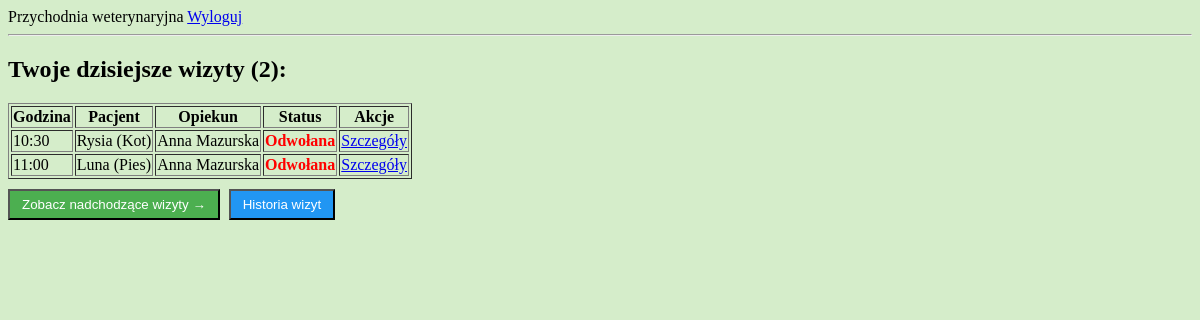
/przychodnia/wizyty/dzisiejsze/ (signed in), run on an earlier commit of the app's database.
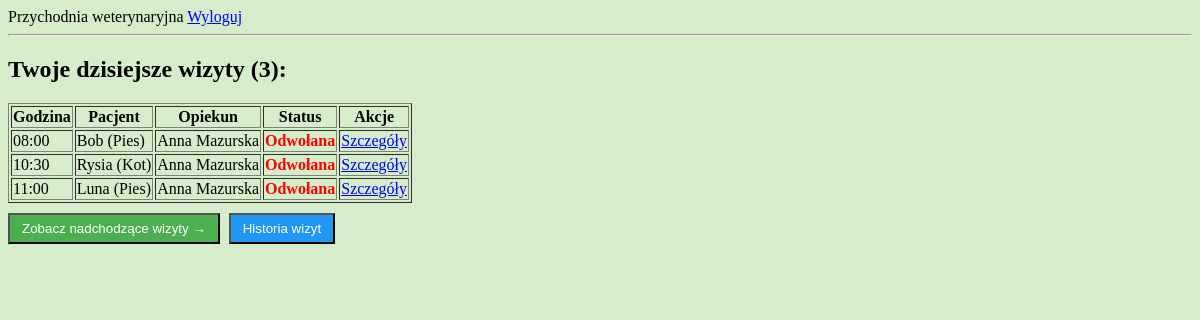
And on a later commit of the database.
### przychodnia/models.py (models this page shows, shortened)
class Wizyta(models.Model):
    zwierze = models.ForeignKey(Zwierze, on_delete = models.CASCADE)
    weterynarz = models.ForeignKey(Weterynarz, on_delete = models.PROTECT)
    data_wizyty = models.DateField()  # warunek: weterynarz jest dostepny (nie ma kolizji z innymi wizytami)
    godzina_wizyty = models.TimeField()
    status = models.IntegerField(choices = STATUS_WIZYTA.choices, default = STATUS_WIZYTA.Zaplanowana)
    notatka = models.TextField(blank = True)
    @classmethod  # metoda działająca na klasie, nie na obiekcie
    def aktualizuj_przeterminowane_wizyty(cls):
        for wizyta in cls.objects.filter(status=STATUS_WIZYTA.Zaplanowana):
            czas_wizyty = datetime.combine(wizyta.data_wizyty, wizyta.godzina_wizyty)
            if czas_wizyty + timedelta(hours=1) < datetime.now():
                wizyta.status = STATUS_WIZYTA.Odwołana
                wizyta.save()
    class Meta:
        verbose_name_plural = "Wizyty"
        ordering = ['data_wizyty', 'godzina_wizyty', 'status']

class Zwierze(models.Model):
    imie = models.CharField(max_length = 50)
    opiekun = models.ForeignKey(Opiekun, on_delete = models.PROTECT)
    gatunek = models.IntegerField(choices = GATUNEK.choices)
    plec = models.IntegerField(choices = PLEC_ZWIERZE.choices)
    data_urodzenia = models.DateField(blank = True, null = True)
    data_dodania = models.DateTimeField(auto_now_add = True, editable = False)
    class Meta:
        verbose_name_plural = "Zwierzeta"
        ordering = ['opiekun__nazwisko', 'gatunek', 'imie']

class Opiekun(models.Model):
    user = models.OneToOneField(User, on_delete=models.CASCADE)  # polaczenie profilu opiekuna z kontem uzytkownika User
    imie = models.CharField(max_length = 50)
    nazwisko = models.CharField(max_length = 100)
    plec = models.IntegerField(choices = PLEC_OSOBA.choices)
    data_dodania = models.DateTimeField(auto_now_add = True, editable = False)
    class Meta:
        verbose_name_plural = "Opiekunowie"
        ordering = ['nazwisko', 'imie']

### przychodnia/views.py (the view)
# urls.py: path('wizyty/dzisiejsze/', views.dzisiejsze_wizyty, name='dzisiejsze-wizyty'),
@login_required
def dzisiejsze_wizyty(request):
    user = request.user
    Wizyta.aktualizuj_przeterminowane_wizyty()
    if not hasattr(user, "weterynarz"):
        return HttpResponseForbidden()
    wizyty = Wizyta.objects.filter(
        weterynarz=user.weterynarz,
        data_wizyty=date.today()
    )
    return render(request, 'przychodnia/wizyty/dzisiejsze_wizyty.html', {'wizyty': wizyty})

### przychodnia/templates/przychodnia/wizyty/dzisiejsze_wizyty.html (shortened to what this page needs)
{% extends "przychodnia/base.html" %}
{% block content %}
<h2>Twoje dzisiejsze wizyty ({{ wizyty|length }}):</h2>
{% if wizyty %}
<table border="1">
    <tr>
        <th>Godzina</th>
        <th>Pacjent</th>
        <th>Opiekun</th>
        <th>Status</th>
        <th>Akcje</th>
    </tr>
    {% for wizyta in wizyty %}
    <tr>
        <td>{{ wizyta.godzina_wizyty|time:"H:i" }}</td>
        <td>{{ wizyta.zwierze.imie }} ({{ wizyta.zwierze.get_gatunek_display }})</td>
        <td>{{ wizyta.zwierze.opiekun.imie }} {{ wizyta.zwierze.opiekun.nazwisko }}</td>
        <td>
            <span class="
                {% if wizyta.status == 1 %}status-1
                {% elif wizyta.status == 2 %}status-2
                {% elif wizyta.status == 3 %}status-3
                {% endif %}
            ">
            {{ wizyta.get_status_display }}
            </span>
        </td>
        <td>
            <a href="{% url 'wizyta-detail' pk=wizyta.pk %}">Szczegóły</a>
        </td>
    </tr>
    {% endfor %}
</table>
{% else %}
    <p>Brak wizyt na dzisiaj.</p>
{% endif %}
<form method="get" action="{% url 'lista-wizyt' %}" style="display: inline">
    <button type="submit"
            style="background-color: #4CAF50; color: white; padding: 6px 12px; text-decoration: none; margin-top: 10px;">
        Zobacz nadchodzące wizyty →
    </button>
</form>
<form method="get" action="{% url 'historia-wizyt' %}" style="display: inline; margin-left: 5px;">
    <button type="submit"
            style="background-color: #2196F3; color: white; padding: 6px 12px; text-decoration: none; margin-top: 10px;">
        Historia wizyt
    </button>
</form>
{% endblock %}

### przychodnia/templates/przychodnia/base.html (shortened to what this page needs)
{% load static %}
<!DOCTYPE html>
<html>
    <head>
        <link href="{% static "css/przychodnia.css" %}" rel="stylesheet">
    </head>
    <body>
        <div id="header" >
            Przychodnia weterynaryjna
            {% if user.is_authenticated %}
                <a href="{% url 'user-logout' %}">Wyloguj</a>
            {% else %}
                <a href="{% url 'user-login' %}">Zaloguj</a>
            {% endif %}
        </div>
        <hr/>
        <div id="content">
            {% block content %}
            {% endblock %}
        </div>
    </body>
</html>

### przychodnia/static/css/przychodnia.css (style rules this page uses)
body { background-color: rgb(213, 237, 202); }

### przychodnia/templates/przychodnia/base.html (style rules this page uses)
.status-3 { color: red; font-weight: bold; }

What changed in the data, as far as the page shows it:
added Wizyta: godzina_wizyty "08:00", zwierze.imie "Bob", zwierze.gatunek "Pies", zwierze.opiekun.imie "Anna", zwierze.opiekun.nazwisko "Mazurska", status "Odwołana"
Also different on the page:
{{ wizyty|length }}: "2" → "3"
